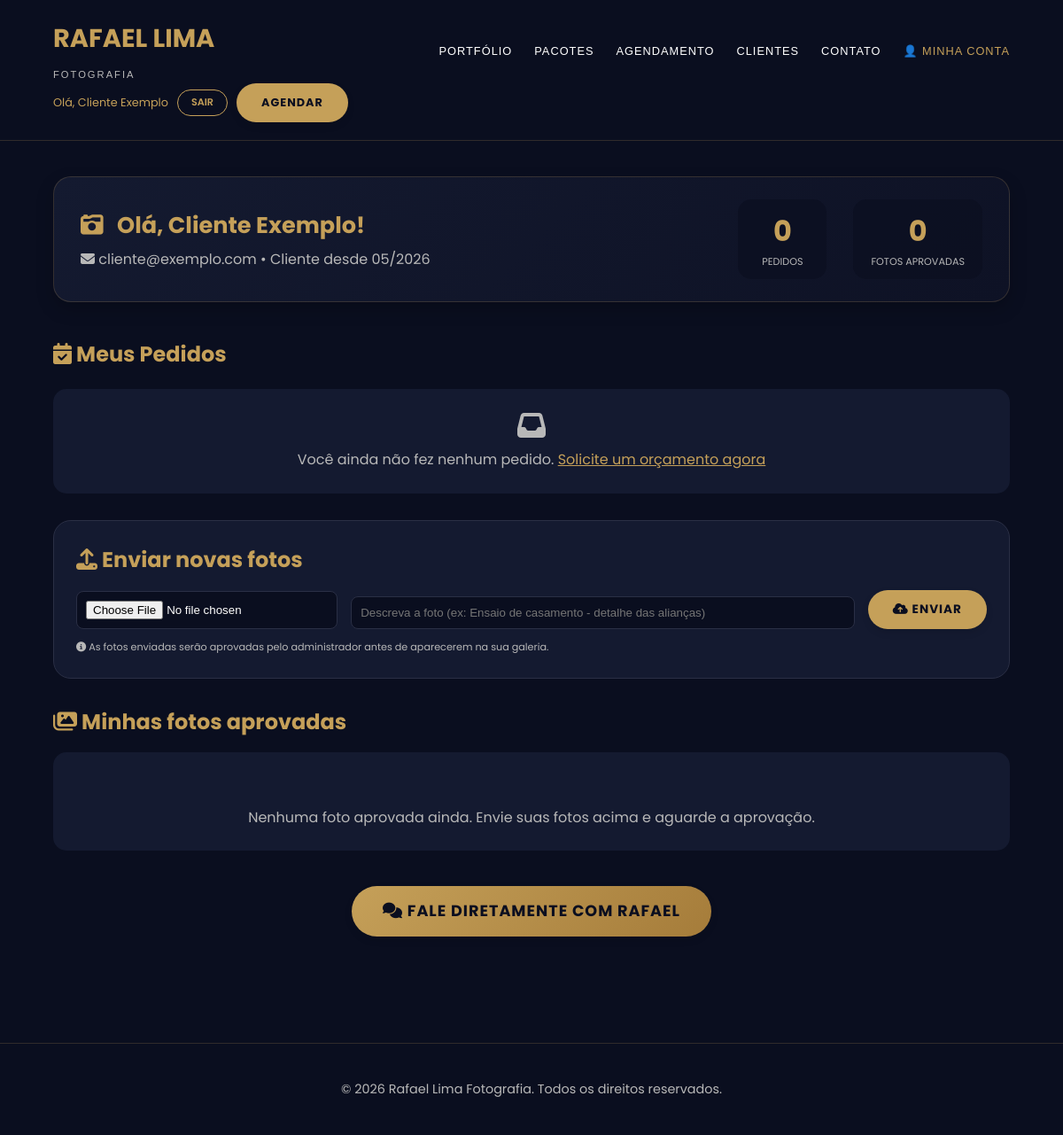
Page /painel_cliente.php (signed in) on the committed database.
### tables this page shows
CREATE TABLE IF NOT EXISTS usuarios (
    id INT AUTO_INCREMENT PRIMARY KEY,
    nome VARCHAR(100) NOT NULL,
    email VARCHAR(100) UNIQUE NOT NULL,
    senha VARCHAR(255) NOT NULL,
    tipo ENUM('cliente', 'admin') DEFAULT 'cliente',
    data_criacao TIMESTAMP DEFAULT CURRENT_TIMESTAMP
);

### painel_cliente.php (the view, shortened to what this page needs)
<?php
include __DIR__ . '/includes/config.php';
$usuario_id = $_SESSION['usuario_id'];
$stmt = $pdo->prepare("SELECT nome, email, data_criacao FROM usuarios WHERE id = ?");
$stmt->execute([$usuario_id]);
$cliente = $stmt->fetch();
$stmt = $pdo->prepare("SELECT * FROM pedidos WHERE usuario_id = ? ORDER BY data_criacao DESC");
$stmt->execute([$usuario_id]);
$pedidos = $stmt->fetchAll();
$stmt = $pdo->prepare("SELECT * FROM fotos WHERE usuario_id = ? AND status = 'aprovada' ORDER BY data_upload DESC");
$stmt->execute([$usuario_id]);
$fotos = $stmt->fetchAll();
$total_fotos = count($fotos);
$total_pedidos = count($pedidos);
?>
<!DOCTYPE html>
<html lang="pt-BR">
<head>
    <link rel="stylesheet" href="assets/css/style.css">
    <link rel="stylesheet" href="https://cdnjs.cloudflare.com/ajax/libs/font-awesome/6.4.0/css/all.min.css">
</head>
<body>
<?php include __DIR__ . '/includes/header.php'; ?>
<section>
    <div class="dashboard-welcome">
        <div class="welcome-text">
            <h3><i class="fas fa-camera-retro" style="color:var(--gold); margin-right:10px;"></i> Olá, <?= htmlspecialchars($cliente['nome']) ?>!</h3>
            <p><i class="fas fa-envelope"></i> <?= htmlspecialchars($cliente['email']) ?> • Cliente desde <?= date('m/Y', strtotime($cliente['data_criacao'])) ?></p>
        </div>
        <div class="welcome-stats">
            <div class="stat-card">
                <div class="number"><?= $total_pedidos ?></div>
                <div class="label">Pedidos</div>
            </div>
            <div class="stat-card">
                <div class="number"><?= $total_fotos ?></div>
                <div class="label">Fotos aprovadas</div>
            </div>
        </div>
    </div>
    <h3 style="color:var(--gold); margin: 40px 0 20px 0;"><i class="fas fa-calendar-check"></i> Meus Pedidos</h3>
    <?php if(empty($pedidos)): ?>
        <div style="background:#141a30; padding:25px; border-radius:15px; text-align:center; color:#b8b8b8;">
            <i class="fas fa-inbox fa-2x" style="margin-bottom:10px; display:block;"></i>
            Você ainda não fez nenhum pedido. <a href="agendamento.php" style="color:var(--gold);">Solicite um orçamento agora</a>
        </div>
    <?php endif; ?>
    <div class="upload-area">
        <h3 style="color:var(--gold); margin-bottom:15px;"><i class="fas fa-upload"></i> Enviar novas fotos</h3>
        <form action="upload_foto.php" method="POST" enctype="multipart/form-data">
            <input type="file" name="foto" accept="image/*" required>
            <input type="text" name="descricao" placeholder="Descreva a foto (ex: Ensaio de casamento - detalhe das alianças)">
            <button type="submit" class="btn-gold"><i class="fas fa-cloud-upload-alt"></i> Enviar</button>
        </form>
        <p style="font-size:0.7rem; color:#b8b8b8; margin-top:12px;"><i class="fas fa-info-circle"></i> As fotos enviadas serão aprovadas pelo administrador antes de aparecerem na sua galeria.</p>
    </div>
    <h3 style="color:var(--gold); margin: 30px 0 15px 0;"><i class="fas fa-images"></i> Minhas fotos aprovadas</h3>
    <?php if(empty($fotos)): ?>
        <div style="background:#141a30; padding:25px; border-radius:15px; text-align:center; color:#b8b8b8;">
            <p style="margin-top:10px;">Nenhuma foto aprovada ainda. Envie suas fotos acima e aguarde a aprovação.</p>
        </div>
    <?php endif; ?>
    <div class="chat-button-wrapper">
        <a href="chat.php" class="btn-gold" style="background: linear-gradient(135deg, #c5a059, #a57c3a);">
            <i class="fas fa-comments"></i> Fale diretamente com Rafael
        </a>
    </div>
</section>
<?php include __DIR__ . '/includes/footer.php'; ?>
</body>
</html>

### assets/css/style.css (style rules this page uses)
* { margin: 0; padding: 0; box-sizing: border-box; }
:root { --gold: #c5a059; --dark-blue: #0a0e1f; --dark-blue-light: #141a30; --text-light: #b8b8b8; }
body { font-family: 'Playfair Display', Georgia, serif; background: var(--dark-blue); color: #fff; line-height: 1.6; }
.btn-gold { background: var(--gold); color: var(--dark-blue); padding: 10px 25px; border-radius: 30px; border: none; font-weight: bold; text-transform: uppercase; font-family: sans-serif; cursor: pointer; text-decoration: none; transition: 0.3s; font-size: 0.8rem; }
section { padding: 60px 5%; max-width: 1200px; margin: 0 auto; }
h3 { font-size: 1.5rem; }
p { color: var(--text-light); }
button, input[type="submit"], input[type="reset"] { cursor: pointer; transition: all 0.3s ease; }
.btn-gold { background: var(--gold); color: var(--dark-blue); padding: 12px 28px; border-radius: 40px; border: none; font-weight: bold; text-transform: uppercase; font-family: 'Poppins', sans-serif; letter-spacing: 1px; cursor: pointer; text-decoration: none; display: inline-block; transition: all 0.3s ease; font-size: 0.85rem; box-shadow: 0 4px 8px rgba(0, 0, 0, 0.1); }
.dashboard-welcome { background: linear-gradient(135deg, #141a30 0%, #0e1225 100%); border-radius: 20px; padding: 25px 30px; margin-bottom: 35px; display: flex; justify-content: space-between; align-items: center; flex-wrap: wrap; border: 1px solid rgba(197, 160, 89, 0.2); box-shadow: 0 8px 20px rgba(0,0,0,0.2); }
.welcome-text h3 { font-size: 1.6rem; color: var(--gold); margin-bottom: 5px; }
.welcome-text p { color: var(--text-light); margin: 0; }
.welcome-stats { display: flex; gap: 30px; }
.stat-card { text-align: center; background: rgba(10, 14, 31, 0.6); padding: 10px 20px; border-radius: 15px; min-width: 100px; }
.stat-card .number { font-size: 2rem; font-weight: bold; color: var(--gold); }
.stat-card .label { font-size: 0.7rem; color: var(--text-light); text-transform: uppercase; }
.upload-area { background: var(--dark-blue-light); border-radius: 20px; padding: 25px; margin: 30px 0; border: 1px solid #2a2f45; }
.upload-area form { display: flex; flex-wrap: wrap; gap: 15px; align-items: flex-end; }
.upload-area input[type="file"] { background: #0a0e1f; padding: 10px; border-radius: 8px; border: 1px solid #2a2f45; color: #fff; flex: 1; }
.upload-area input[type="text"] { flex: 2; background: #0a0e1f; padding: 10px; border-radius: 8px; border: 1px solid #2a2f45; color: #fff; }
.upload-area button { margin-top: 0; }
.chat-button-wrapper { text-align: center; margin: 40px 0 20px; }
.chat-button-wrapper .btn-gold { font-size: 1.1rem; padding: 14px 35px; background: linear-gradient(135deg, #c5a059, #b58e4a); }

### painel_cliente.php (style rules this page uses)
body { font-family: 'Poppins', sans-serif; }
section { padding: 40px 5%; }

### rows in the picture
usuarios: nome "Cliente Exemplo", email "cliente@exemplo.com", data_criacao "05/2026"

### other values in the picture
$_SESSION['usuario_nome'] "Cliente Exemplo"
$total_pedidos "0"
$total_fotos "0"
